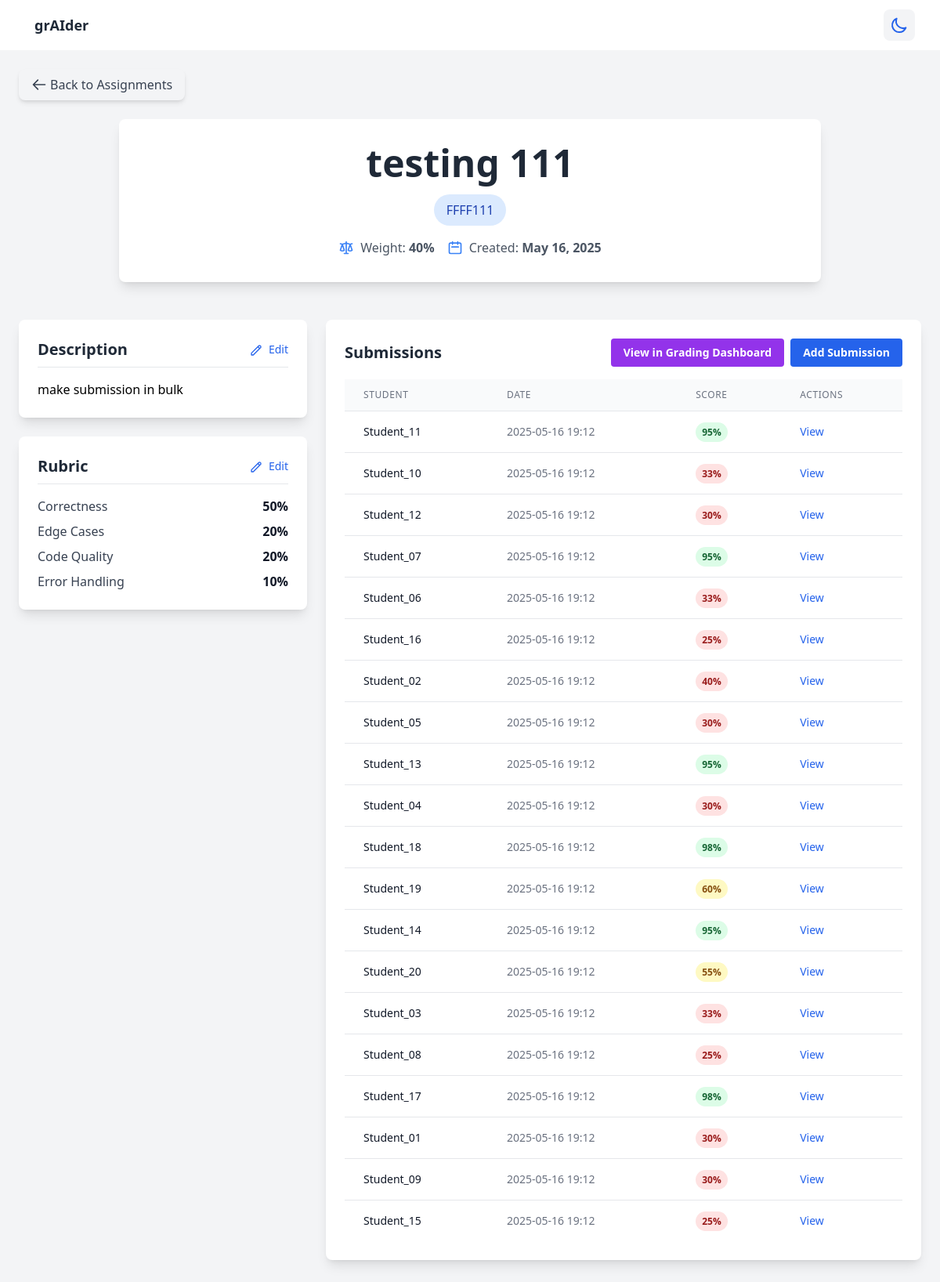
The page /assignment/3 on the database its author committed.
### app.py (models this page shows, shortened)
class Assignment(db.Model):
    id = db.Column(db.Integer, primary_key=True)
    name = db.Column(db.String(100), nullable=False)
    description = db.Column(db.Text, nullable=False)
    course = db.Column(db.String(100))
    weight = db.Column(db.Integer, default=100)
    rubric = db.Column(db.JSON)
    created_at = db.Column(db.DateTime, default=datetime.datetime.utcnow)
    submissions = db.relationship('Submission', backref='assignment', lazy=True)

class Submission(db.Model):
    id = db.Column(db.Integer, primary_key=True)
    student_name = db.Column(db.String(100), nullable=False)
    student_id = db.Column(db.Integer, db.ForeignKey('student.id'), nullable=True)
    assignment_id = db.Column(db.Integer, db.ForeignKey('assignment.id'), nullable=False)
    content = db.Column(db.Text, nullable=False)
    file_path = db.Column(db.String(255), nullable=True)
    grading_breakdown = db.Column(db.JSON, nullable=True)
    submitted_at = db.Column(db.DateTime, default=datetime.datetime.utcnow)

### app.py (the view)
@app.route("/assignment/<int:assignment_id>")
def view_assignment(assignment_id):
    assignment = Assignment.query.get_or_404(assignment_id)
    submissions = Submission.query.filter_by(assignment_id=assignment_id).all()
    return render_template("assignment_detail.html", assignment=assignment, submissions=submissions)

### templates/assignment_detail.html (shortened to what this page needs)
{% extends "base.html" %}
{% block content %}
<div class="p-6 bg-gray-100 dark:bg-gray-900 min-h-screen">
  <div class="mb-6">
    <a href="{{ url_for('home') }}" class="inline-flex items-center bg-gray-100 hover:bg-gray-200 dark:bg-gray-700 dark:hover:bg-gray-600 text-gray-700 dark:text-gray-200 font-medium py-2 px-4 rounded-lg transition shadow-md">
      <svg class="w-5 h-5 mr-1" fill="none" stroke="currentColor" viewBox="0 0 24 24" xmlns="http://www.w3.org/2000/svg">
        <path stroke-linecap="round" stroke-linejoin="round" stroke-width="2" d="M10 19l-7-7m0 0l7-7m-7 7h18"></path>
      </svg>
      Back to Assignments
    </a>
  </div>
  <div class="mb-12 text-center bg-white dark:bg-gray-800 rounded-lg shadow-lg p-8 max-w-4xl mx-auto">
    <div class="flex flex-col items-center mb-4">
      <h1 class="text-4xl md:text-5xl font-bold text-gray-800 dark:text-white mb-4">{{ assignment.name }}</h1>
      {% if assignment.course %}
        <span class="bg-blue-100 dark:bg-blue-900 text-blue-800 dark:text-blue-200 px-4 py-2 rounded-full text-md font-medium">
          {{ assignment.course }}
        </span>
      {% endif %}
    </div>
    <div class="text-md text-gray-600 dark:text-gray-300 flex justify-center items-center space-x-4 mt-4">
      <div class="flex items-center">
        <span>Weight: <strong>{{ assignment.weight }}%</strong></span>
      </div>
      <div class="flex items-center">
        <svg class="w-5 h-5 mr-2 text-blue-500" fill="none" stroke="currentColor" viewBox="0 0 24 24" xmlns="http://www.w3.org/2000/svg">
          <path stroke-linecap="round" stroke-linejoin="round" stroke-width="2" d="M8 7V3m8 4V3m-9 8h10M5 21h14a2 2 0 002-2V7a2 2 0 00-2-2H5a2 2 0 00-2 2v12a2 2 0 002 2z"></path>
        </svg>
        <span>Created: <strong>{{ assignment.created_at.strftime('%B %d, %Y') }}</strong></span>
      </div>
    </div>
  </div>
  <div class="grid grid-cols-1 lg:grid-cols-3 gap-6">
    <div class="lg:col-span-1">
      <div class="bg-white dark:bg-gray-800 rounded-lg shadow-lg p-6 mb-6">
        <div class="flex justify-between items-center mb-4 border-b pb-2">
          <h2 class="text-xl font-bold text-gray-800 dark:text-white">Description</h2>
          <button
            id="editDescriptionBtn"
            class="text-blue-600 hover:text-blue-700 dark:text-blue-400 dark:hover:text-blue-300 text-sm font-medium"
          >
            <svg class="w-4 h-4 inline-block mr-1" fill="none" stroke="currentColor" viewBox="0 0 24 24" xmlns="http://www.w3.org/2000/svg">
              <path stroke-linecap="round" stroke-linejoin="round" stroke-width="2" d="M15.232 5.232l3.536 3.536m-2.036-5.036a2.5 2.5 0 113.536 3.536L6.5 21.036H3v-3.572L16.732 3.732z"></path>
            </svg>
            Edit
          </button>
        </div>
        <div id="descriptionDisplay" class="prose dark:prose-invert max-w-none">
          {{ assignment.description|safe }}
        </div>
      </div>
      <div class="bg-white dark:bg-gray-800 rounded-lg shadow-lg p-6">
        <div class="flex justify-between items-center mb-4 border-b pb-2">
          <h2 class="text-xl font-bold text-gray-800 dark:text-white">Rubric</h2>
          <button
            id="editRubricBtn"
            class="text-blue-600 hover:text-blue-700 dark:text-blue-400 dark:hover:text-blue-300 text-sm font-medium"
            type="button"
          >
            <svg class="w-4 h-4 inline-block mr-1" fill="none" stroke="currentColor" viewBox="0 0 24 24" xmlns="http://www.w3.org/2000/svg">
              <path stroke-linecap="round" stroke-linejoin="round" stroke-width="2" d="M15.232 5.232l3.536 3.536m-2.036-5.036a2.5 2.5 0 113.536 3.536L6.5 21.036H3v-3.572L16.732 3.732z"></path>
            </svg>
            Edit
          </button>
        </div>
        <div id="rubricDisplay" class="{% if not assignment.rubric %}hidden{% endif %}">
          <ul class="space-y-2">
            {% for criterion, points in assignment.rubric.items() %}
              <li class="flex justify-between">
                <span class="text-gray-700 dark:text-gray-300">{{ criterion }}</span>
                <span class="font-semibold text-gray-900 dark:text-white">{{ points }}%</span>
              </li>
            {% endfor %}
          </ul>
        </div>
      </div>
    </div>
    <div class="lg:col-span-2">
      <div class="bg-white dark:bg-gray-800 rounded-lg shadow-lg p-6">
        <div class="flex justify-between items-center mb-4">
          <h2 class="text-xl font-bold text-gray-800 dark:text-white">Submissions</h2>
          <div class="flex space-x-2">
            <a href="{{ url_for('grading_dashboard') }}?assignment_id={{ assignment.id }}"
               class="bg-purple-600 hover:bg-purple-700 text-white text-sm font-semibold py-2 px-4 rounded transition">
              View in Grading Dashboard
            </a>
            <button
              class="bg-blue-600 hover:bg-blue-700 text-white text-sm font-semibold py-2 px-4 rounded transition"
              id="addSubmissionBtn">
              Add Submission
            </button>
          </div>
        </div>
        {% if submissions %}
          <div class="overflow-x-auto">
            <table class="min-w-full divide-y divide-gray-200 dark:divide-gray-700">
              <thead class="bg-gray-50 dark:bg-gray-700">
                <tr>
                  <th class="px-6 py-3 text-left text-xs font-medium text-gray-500 dark:text-gray-300 uppercase tracking-wider">Student</th>
                  <th class="px-6 py-3 text-left text-xs font-medium text-gray-500 dark:text-gray-300 uppercase tracking-wider">Date</th>
                  <th class="px-6 py-3 text-left text-xs font-medium text-gray-500 dark:text-gray-300 uppercase tracking-wider">Score</th>
                  <th class="px-6 py-3 text-left text-xs font-medium text-gray-500 dark:text-gray-300 uppercase tracking-wider">Actions</th>
                </tr>
              </thead>
              <tbody class="bg-white dark:bg-gray-800 divide-y divide-gray-200 dark:divide-gray-700">
                {% for submission in submissions %}
                  <tr class="hover:bg-gray-50 dark:hover:bg-gray-700">
                    <td class="px-6 py-4 whitespace-nowrap text-sm font-medium text-gray-900 dark:text-white">
                      {{ submission.student_name }}
                    </td>
                    <td class="px-6 py-4 whitespace-nowrap text-sm text-gray-500 dark:text-gray-300">
                      {{ submission.submitted_at.strftime('%Y-%m-%d %H:%M') }}
                    </td>
                    <td class="px-6 py-4 whitespace-nowrap text-sm text-gray-500 dark:text-gray-300">
                      {% if submission.grading_breakdown %}
                        {% set total_score = submission.grading_breakdown.get('scores', {}).get('total', submission.grading_breakdown.get('total', 0)) %}
                        <span class="px-2 py-1 text-xs font-semibold rounded-full
                          {% if total_score >= 70 %}
                            bg-green-100 dark:bg-green-800 text-green-800 dark:text-green-100
                          {% elif total_score >= 50 %}
                            bg-yellow-100 dark:bg-yellow-800 text-yellow-800 dark:text-yellow-100
                          {% else %}
                            bg-red-100 dark:bg-red-800 text-red-800 dark:text-red-100
                          {% endif %}
                        ">
                          {{ total_score }}%
                        </span>
                      {% else %}
                        <span class="px-2 py-1 text-xs font-semibold rounded-full bg-gray-100 dark:bg-gray-600 text-gray-800 dark:text-gray-100">
                          Not graded
                        </span>
                      {% endif %}
                    </td>
                    <td class="px-6 py-4 whitespace-nowrap text-sm text-gray-500 dark:text-gray-300">
                      <button
                        class="text-blue-600 hover:text-blue-900 dark:text-blue-400 dark:hover:text-blue-300"
                        onclick="viewSubmission('{{ submission.id }}')">
                        View
                      </button>
                    </td>
                  </tr>
                {% endfor %}
              </tbody>
            </table>
          </div>
        {% endif %}
      </div>
    </div>
  </div>
</div>
{% endblock %}

### rows shown on the page
Assignment: name "testing 111", course "FFFF111", weight "40", created_at "May 16, 2025", description "make submission in bulk"
Submission: student_name "Student_11", submitted_at "2025-05-16 19:12", total_score "95"
Submission: student_name "Student_10", submitted_at "2025-05-16 19:12", total_score "33"
Submission: student_name "Student_12", submitted_at "2025-05-16 19:12", total_score "30"
Submission: student_name "Student_07", submitted_at "2025-05-16 19:12", total_score "95"
Submission: student_name "Student_06", submitted_at "2025-05-16 19:12", total_score "33"
Submission: student_name "Student_16", submitted_at "2025-05-16 19:12", total_score "25"
Submission: student_name "Student_02", submitted_at "2025-05-16 19:12", id "40"
Submission: student_name "Student_05", submitted_at "2025-05-16 19:12", total_score "30"
Submission: student_name "Student_13", submitted_at "2025-05-16 19:12", total_score "95"
Submission: student_name "Student_04", submitted_at "2025-05-16 19:12", total_score "30"
Submission: student_name "Student_18", submitted_at "2025-05-16 19:12", total_score "98"
Submission: student_name "Student_19", submitted_at "2025-05-16 19:12", total_score "60"
Submission: student_name "Student_14", submitted_at "2025-05-16 19:12", total_score "95"
Submission: student_name "Student_20", submitted_at "2025-05-16 19:12", total_score "55"
Submission: student_name "Student_03", submitted_at "2025-05-16 19:12", total_score "33"
Submission: student_name "Student_08", submitted_at "2025-05-16 19:12", total_score "25"
Submission: student_name "Student_17", submitted_at "2025-05-16 19:12", total_score "98"
Submission: student_name "Student_01", submitted_at "2025-05-16 19:12", total_score "30"
Submission: student_name "Student_09", submitted_at "2025-05-16 19:12", total_score "30"
Submission: student_name "Student_15", submitted_at "2025-05-16 19:12", total_score "25"

### other values the page prints
{{ criterion }} "Correctness" "Edge Cases" "Code Quality" "Error Handling"
{{ points }} "50" "20" "20" "10"
